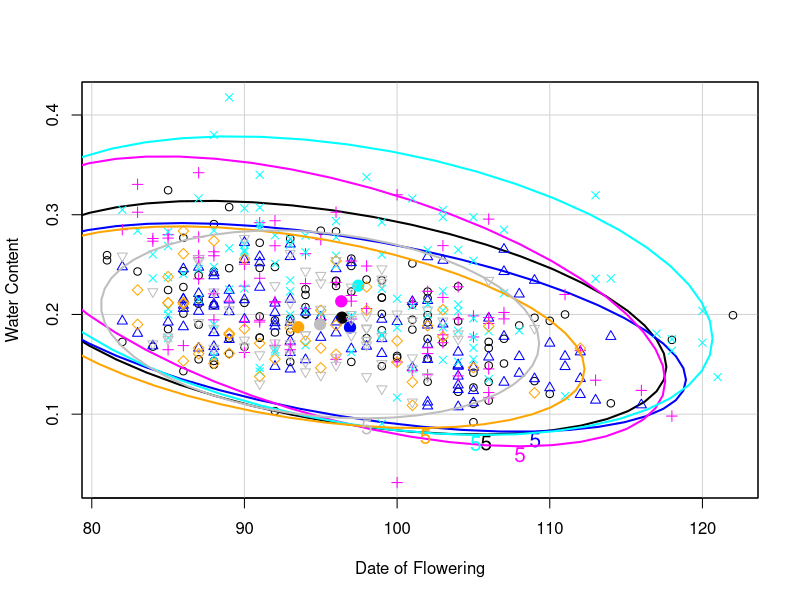
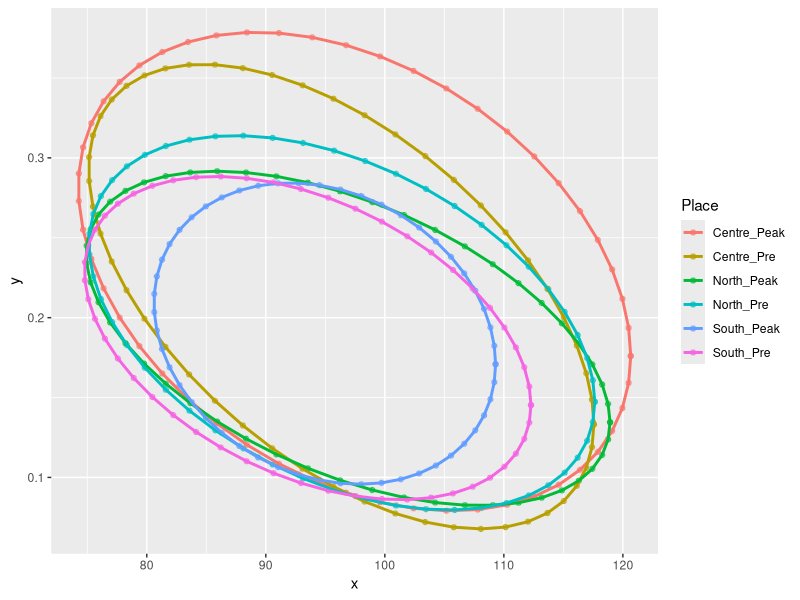
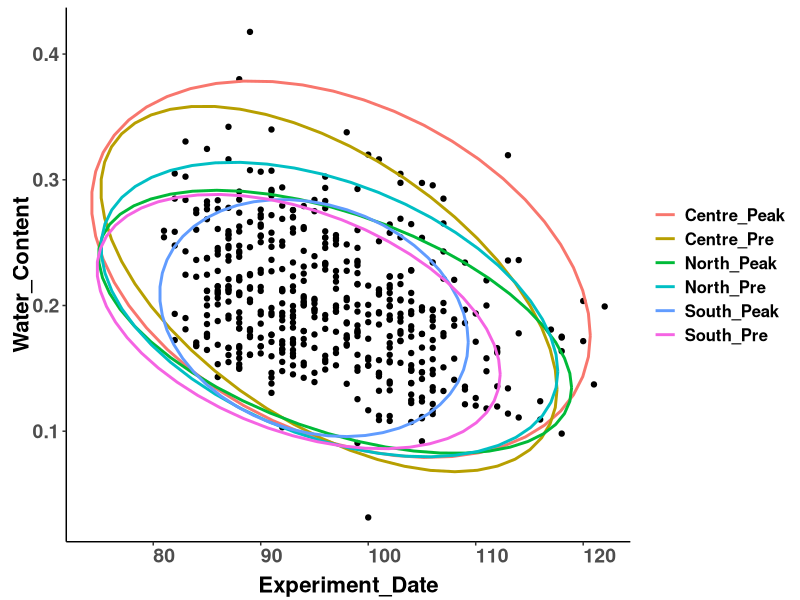
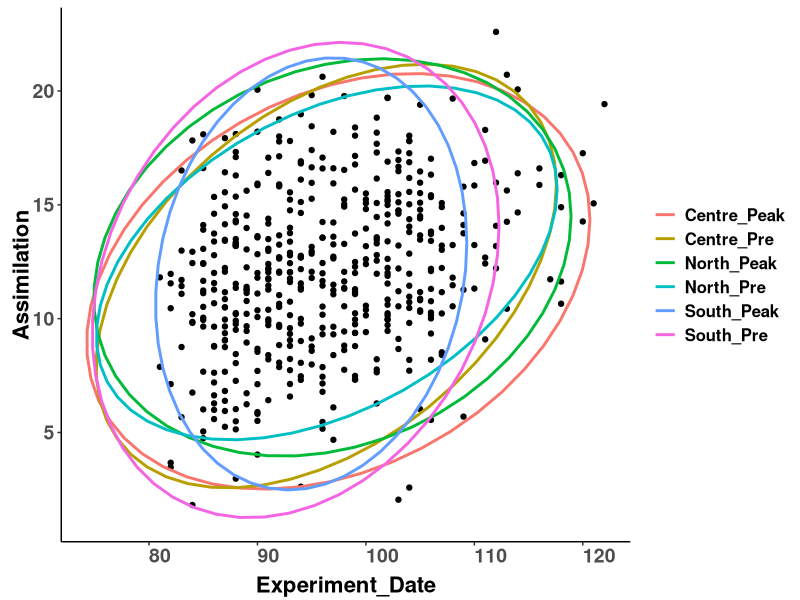
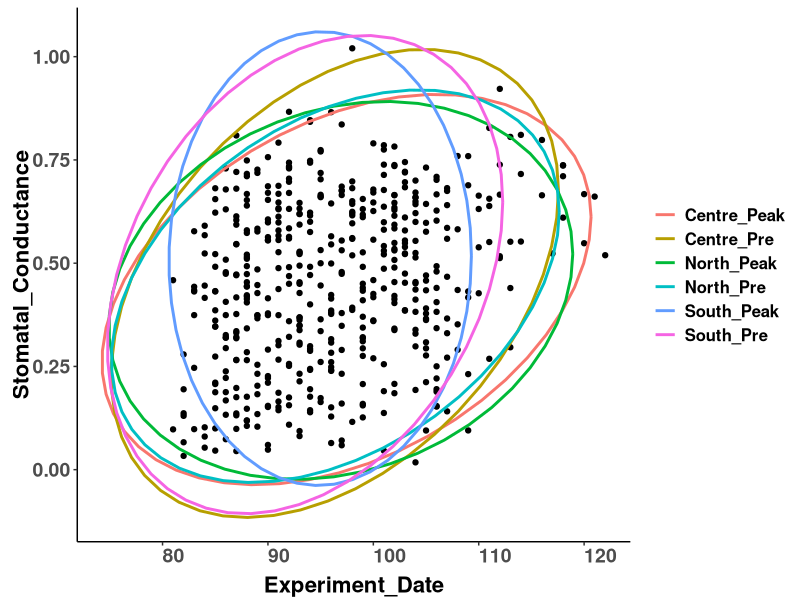
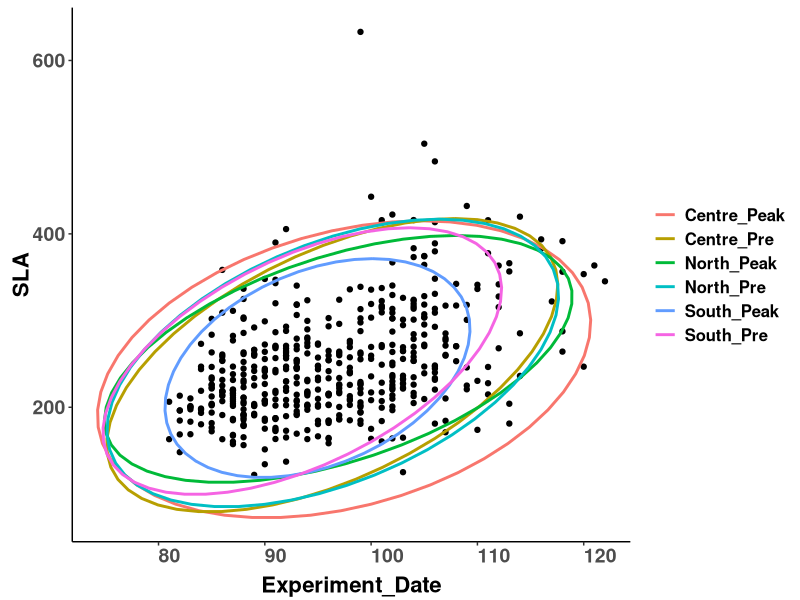
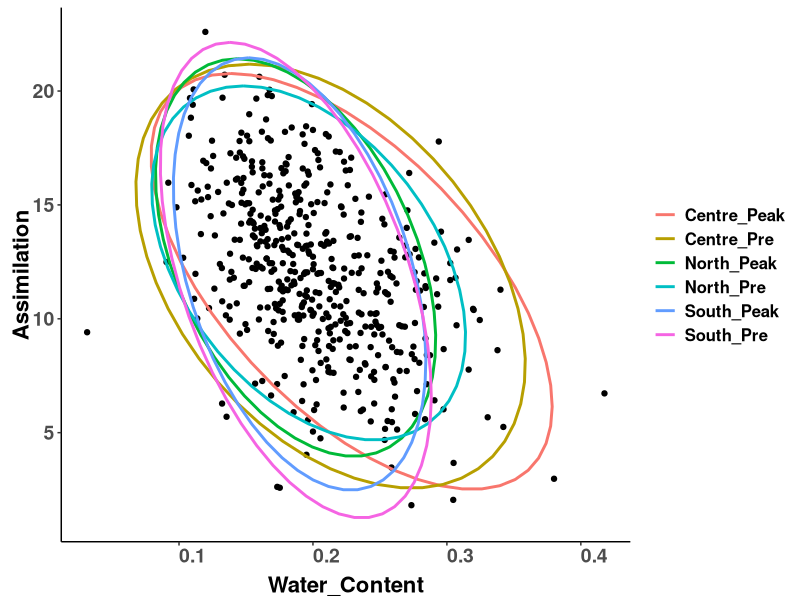
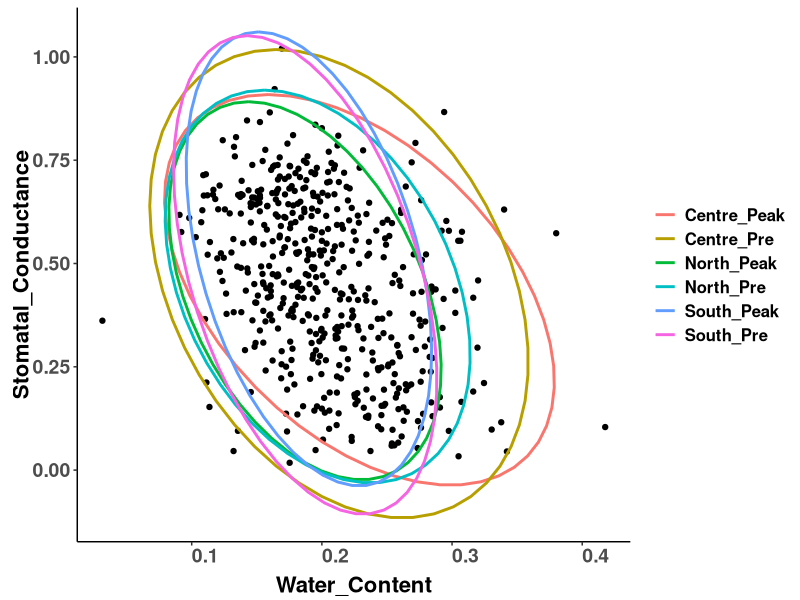

These charts were generated, in order, by the following R code:
##### visualization of the raw data pairwise scatterplots 
#read in packages
library(tidyverse)
library(ggplot2)
library(ggforce)
# Read in data
all <- read.csv("Data/all.csv")
place <- read.csv("Data/placements.csv")
all <- all %>% mutate(Region.period = paste(Region, Period, sep="_")) #Make Region.period variable
str(all)
all <- mutate_if(all, is.character, stringr::str_replace_all, pattern = "1.North_Pre", replacement = "1")
all <- mutate_if(all, is.character, stringr::str_replace_all, pattern = "1.North_Peak", replacement = "2")
all <- mutate_if(all, is.character, stringr::str_replace_all, pattern = "2.Center_Pre", replacement = "3")
all <- mutate_if(all, is.character, stringr::str_replace_all, pattern = "2.Center_Peak", replacement = "4")
all <- mutate_if(all, is.character, stringr::str_replace_all, pattern = "3.South_Pre", replacement = "5")
all <- mutate_if(all, is.character, stringr::str_replace_all, pattern = "3.South_Peak", replacement = "6")
all$Region.period <- as.factor(all$Region.period)

library(car)
elli <- dataEllipse(all$Experiment_Date, all$Water_Content, all$Region.period, group.labels=all$Region.period,
            weights, log="", levels=0.95, center.pch=19, 
            center.cex=1.5, draw=TRUE, segments=51, 
            robust=FALSE, xlab="Date of Flowering", ylab="Water Content", 
            lwd=2, fill=FALSE, fill.alpha=0.3, grid=TRUE, id=FALSE) 

df <- data.frame(rbind(elli$'1', elli$'2', elli$`3`, elli$`4`, elli$`5`, elli$`6`))

df <- cbind(df, place)

#drawing
library(ggplot2)
p <- ggplot(data=df, aes(x=x, y=y,colour=Place)) + geom_point(size=1.5, alpha=.6) +
  geom_path(data=df, aes(x=x, y=y,colour=Place), size=1)
p
### DF by WC
df.wc <- ggplot(all, aes(Experiment_Date,Water_Content))+
  geom_point() +
  #stat_ellipse(aes(x=Experiment_Date, y=Water_Content,color=Region.period),type = "norm") +
  theme_classic() +  
  geom_path(data=df, aes(x=x, y=y,colour=Place), size=1) +
  theme(legend.title = element_blank(),
        legend.text = element_text(size = 12, face = "bold"),
        axis.text.x = element_text(size=14, face="bold", angle=0,hjust=0),
        axis.text.y = element_text(size=14,face="bold"),
        axis.title.x = element_text(color="black", size=16, vjust = 0, face="bold"),
        axis.title.y = element_text(color="black", size=16,vjust = 0, face="bold"))
df.wc 

#### DF by Ass
elli2 <- dataEllipse(all$Experiment_Date, all$Assimilation, all$Region.period, group.labels=all$Region.period,
                    weights, log="", levels=0.95, center.pch=19, 
                    center.cex=1.5, draw=FALSE, segments=51, 
                    robust=FALSE, xlab="Date of Flowering", ylab="Assimilation", 
                    lwd=2, fill=FALSE, fill.alpha=0.3, grid=TRUE, id=FALSE) 

df2 <- data.frame(rbind(elli2$'1', elli2$'2', elli2$`3`, elli2$`4`, elli2$`5`, elli2$`6`))

df2 <- cbind(df2, place)

df.ass <- ggplot(all, aes(Experiment_Date,Assimilation))+
  geom_point() +
  theme_classic() +  
  geom_path(data=df2, aes(x=x, y=y,colour=Place), size=1) +
  theme(legend.title = element_blank(),
        legend.text = element_text(size = 12, face = "bold"),
        axis.text.x = element_text(size=14, face="bold", angle=0,hjust=0),
        axis.text.y = element_text(size=14,face="bold"),
        axis.title.x = element_text(color="black", size=16, vjust = 0, face="bold"),
        axis.title.y = element_text(color="black", size=16,vjust = 0, face="bold"))
df.ass 

#### DF by gs
elli3 <- dataEllipse(all$Experiment_Date, all$Stomatal_Conductance, all$Region.period, group.labels=all$Region.period,
                     weights, log="", levels=0.95, center.pch=19, 
                     center.cex=1.5, draw=FALSE, segments=51, 
                     robust=FALSE, xlab="Date of Flowering", ylab="Stomatal Conductance", 
                     lwd=2, fill=FALSE, fill.alpha=0.3, grid=TRUE, id=FALSE) 

df3 <- data.frame(rbind(elli3$'1', elli3$'2', elli3$`3`, elli3$`4`, elli3$`5`, elli3$`6`))

df3 <- cbind(df3, place)

df.gs <- ggplot(all, aes(Experiment_Date,Stomatal_Conductance))+
  geom_point() +
  theme_classic() +  
  geom_path(data=df3, aes(x=x, y=y,colour=Place), size=1) +
  theme(legend.title = element_blank(),
        legend.text = element_text(size = 12, face = "bold"),
        axis.text.x = element_text(size=14, face="bold", angle=0,hjust=0),
        axis.text.y = element_text(size=14,face="bold"),
        axis.title.x = element_text(color="black", size=16, vjust = 0, face="bold"),
        axis.title.y = element_text(color="black", size=16,vjust = 0, face="bold"))
df.gs 

#### DF by SLA
elli4 <- dataEllipse(all$Experiment_Date, all$SLA, all$Region.period, group.labels=all$Region.period,
                     weights, log="", levels=0.95, center.pch=19, 
                     center.cex=1.5, draw=FALSE, segments=51, 
                     robust=FALSE, xlab="Date of Flowering", ylab="SLA", 
                     lwd=2, fill=FALSE, fill.alpha=0.3, grid=TRUE, id=FALSE) 

df4 <- data.frame(rbind(elli4$'1', elli4$'2', elli4$`3`, elli4$`4`, elli4$`5`, elli4$`6`))

df4 <- cbind(df4, place)

df.sla <- ggplot(all, aes(Experiment_Date,SLA))+
  geom_point() +
  theme_classic() +  
  geom_path(data=df4, aes(x=x, y=y,colour=Place), size=1) +
  theme(legend.title = element_blank(),
        legend.text = element_text(size = 12, face = "bold"),
        axis.text.x = element_text(size=14, face="bold", angle=0,hjust=0),
        axis.text.y = element_text(size=14,face="bold"),
        axis.title.x = element_text(color="black", size=16, vjust = 0, face="bold"),
        axis.title.y = element_text(color="black", size=16,vjust = 0, face="bold"))
df.sla

#### WC by Ass
elli5 <- dataEllipse(all$Water_Content, all$Assimilation, all$Region.period, group.labels=all$Region.period,
                     weights, log="", levels=0.95, center.pch=19, 
                     center.cex=1.5, draw=FALSE, segments=51, 
                     robust=FALSE, xlab="Water Content", ylab="Assimilation", 
                     lwd=2, fill=FALSE, fill.alpha=0.3, grid=TRUE, id=FALSE) 

df5 <- data.frame(rbind(elli5$'1', elli5$'2', elli5$`3`, elli5$`4`, elli5$`5`, elli5$`6`))

df5 <- cbind(df5, place)

wc.ass <- ggplot(all, aes(Water_Content,Assimilation))+
  geom_point() +
  theme_classic() +  
  geom_path(data=df5, aes(x=x, y=y,colour=Place), size=1) +
  theme(legend.title = element_blank(),
        legend.text = element_text(size = 12, face = "bold"),
        axis.text.x = element_text(size=14, face="bold", angle=0,hjust=0),
        axis.text.y = element_text(size=14,face="bold"),
        axis.title.x = element_text(color="black", size=16, vjust = 0, face="bold"),
        axis.title.y = element_text(color="black", size=16,vjust = 0, face="bold"))
wc.ass 

#### WC by gs
elli6 <- dataEllipse(all$Water_Content, all$Stomatal_Conductance, all$Region.period, group.labels=all$Region.period,
                     weights, log="", levels=0.95, center.pch=19, 
                     center.cex=1.5, draw=FALSE, segments=51, 
                     robust=FALSE, xlab="Water Content", ylab="Stomatal Conductance", 
                     lwd=2, fill=FALSE, fill.alpha=0.3, grid=TRUE, id=FALSE) 

df6 <- data.frame(rbind(elli6$'1', elli6$'2', elli6$`3`, elli6$`4`, elli6$`5`, elli6$`6`))

df6 <- cbind(df6, place)

wc.gs <- ggplot(all, aes(Water_Content,Stomatal_Conductance))+
  geom_point() +
  theme_classic() +  
  geom_path(data=df6, aes(x=x, y=y,colour=Place), size=1) +
  theme(legend.title = element_blank(),
        legend.text = element_text(size = 12, face = "bold"),
        axis.text.x = element_text(size=14, face="bold", angle=0,hjust=0),
        axis.text.y = element_text(size=14,face="bold"),
        axis.title.x = element_text(color="black", size=16, vjust = 0, face="bold"),
        axis.title.y = element_text(color="black", size=16,vjust = 0, face="bold"))
wc.gs 

#### WC by SLA
elli7 <- dataEllipse(all$Water_Content, all$SLA, all$Region.period, group.labels=all$Region.period,
                     weights, log="", levels=0.95, center.pch=19, 
                     center.cex=1.5, draw=FALSE, segments=51, 
                     robust=FALSE, xlab="Water Content", ylab="SLA", 
                     lwd=2, fill=FALSE, fill.alpha=0.3, grid=TRUE, id=FALSE) 

df7 <- data.frame(rbind(elli7$'1', elli7$'2', elli7$`3`, elli7$`4`, elli7$`5`, elli7$`6`))

df7 <- cbind(df7, place)

wc.sla <- ggplot(all, aes(Water_Content,SLA))+
  geom_point() +
  theme_classic() +  
  geom_path(data=df7, aes(x=x, y=y,colour=Place), size=1) +
  theme(legend.title = element_blank(),
        legend.text = element_text(size = 12, face = "bold"),
        axis.text.x = element_text(size=14, face="bold", angle=0,hjust=0),
        axis.text.y = element_text(size=14,face="bold"),
        axis.title.x = element_text(color="black", size=16, vjust = 0, face="bold"),
        axis.title.y = element_text(color="black", size=16,vjust = 0, face="bold"))
wc.sla 

#### SLA by Ass
elli9 <- dataEllipse(all$SLA, all$Assimilation, all$Region.period, group.labels=all$Region.period,
                     weights, log="", levels=0.95, center.pch=19, 
                     center.cex=1.5, draw=FALSE, segments=51, 
                     robust=FALSE, xlab="SLA", ylab="Assimilation", 
                     lwd=2, fill=FALSE, fill.alpha=0.3, grid=TRUE, id=FALSE) 

df9 <- data.frame(rbind(elli9$'1', elli9$'2', elli9$`3`, elli9$`4`, elli9$`5`, elli9$`6`))

df9 <- cbind(df9, place)

sla.ass <- ggplot(all, aes(SLA,Assimilation))+
  geom_point() +
  theme_classic() +  
  geom_path(data=df9, aes(x=x, y=y,colour=Place), size=1) +
  theme(legend.title = element_blank(),
        legend.text = element_text(size = 12, face = "bold"),
        axis.text.x = element_text(size=14, face="bold", angle=0,hjust=0),
        axis.text.y = element_text(size=14,face="bold"),
        axis.title.x = element_text(color="black", size=16, vjust = 0, face="bold"),
        axis.title.y = element_text(color="black", size=16,vjust = 0, face="bold"))
sla.ass 


#### gs by sla
elli10 <- dataEllipse(all$Stomatal_Conductance, all$SLA, all$Region.period, group.labels=all$Region.period,
                     weights, log="", levels=0.95, center.pch=19, 
                     center.cex=1.5, draw=FALSE, segments=51, 
                     robust=FALSE, xlab="Stomatal Conductance", ylab="SLA", 
                     lwd=2, fill=FALSE, fill.alpha=0.3, grid=TRUE, id=FALSE) 

df10 <- data.frame(rbind(elli10$'1', elli10$'2', elli10$`3`, elli10$`4`, elli10$`5`, elli10$`6`))

df10 <- cbind(df10, place)

gs.sla <- ggplot(all, aes(Stomatal_Conductance,SLA))+
  geom_point() +
  theme_classic() +  
  geom_path(data=df10, aes(x=x, y=y,colour=Place), size=1) +
  theme(legend.title = element_blank(),
        legend.text = element_text(size = 12, face = "bold"),
        axis.text.x = element_text(size=14, face="bold", angle=0,hjust=0),
        axis.text.y = element_text(size=14,face="bold"),
        axis.title.x = element_text(color="black", size=16, vjust = 0, face="bold"),
        axis.title.y = element_text(color="black", size=16,vjust = 0, face="bold"))
gs.sla 








##### First attempts below

### DF by Assimilation
df.ass <- ggplot(all, aes(Experiment_Date,Assimilation))+
  geom_point() +
  stat_ellipse(aes(x=Experiment_Date, y=Assimilation,color=Region.period),type = "norm") +
  # scale_color_manual(values= c("1.North"="#3399FF", "2.Center"="#FFCC00", "3.South"="#FF3333")) +
  theme_classic() +  
  theme(legend.title = element_blank(),
        legend.text = element_text(size = 12, face = "bold"),
        axis.text.x = element_text(size=14, face="bold", angle=0,hjust=0),
        axis.text.y = element_text(size=14,face="bold"),
        axis.title.x = element_text(color="black", size=16, vjust = 0, face="bold"),
        axis.title.y = element_text(color="black", size=16,vjust = 0, face="bold"))
df.ass

### DF by gs 
df.gs <- ggplot(all, aes(Experiment_Date,Stomatal_Conductance))+
  geom_point() +
  stat_ellipse(aes(x=Experiment_Date, y=Stomatal_Conductance,color=Region.period),type = "norm") +
  # scale_color_manual(values= c("1.North"="#3399FF", "2.Center"="#FFCC00", "3.South"="#FF3333")) +
  theme_classic() +  
  theme(legend.title = element_blank(),
        legend.text = element_text(size = 12, face = "bold"),
        axis.text.x = element_text(size=14, face="bold", angle=0,hjust=0),
        axis.text.y = element_text(size=14,face="bold"),
        axis.title.x = element_text(color="black", size=16, vjust = 0, face="bold"),
        axis.title.y = element_text(color="black", size=16,vjust = 0, face="bold"))
df.gs

### DF by SLA
df.sla <- ggplot(all, aes(Experiment_Date,SLA))+
  geom_point() +
  stat_ellipse(aes(x=Experiment_Date, y=SLA,color=Region.period),type = "norm") +
  # scale_color_manual(values= c("1.North"="#3399FF", "2.Center"="#FFCC00", "3.South"="#FF3333")) +
  theme_classic() +  
  theme(legend.title = element_blank(),
        legend.text = element_text(size = 12, face = "bold"),
        axis.text.x = element_text(size=14, face="bold", angle=0,hjust=0),
        axis.text.y = element_text(size=14,face="bold"),
        axis.title.x = element_text(color="black", size=16, vjust = 0, face="bold"),
        axis.title.y = element_text(color="black", size=16,vjust = 0, face="bold"))
df.sla

### WC by Assimilation
ass.wc <- ggplot(all, aes(Assimilation,Water_Content))+
  geom_point() +
  stat_ellipse(aes(x=Assimilation, y=Water_Content,color=Region.period),type = "norm") +
  # scale_color_manual(values= c("1.North"="#3399FF", "2.Center"="#FFCC00", "3.South"="#FF3333")) +
  theme_classic() +  
  theme(legend.title = element_blank(),
        legend.text = element_text(size = 12, face = "bold"),
        axis.text.x = element_text(size=14, face="bold", angle=0,hjust=0),
        axis.text.y = element_text(size=14,face="bold"),
        axis.title.x = element_text(color="black", size=16, vjust = 0, face="bold"),
        axis.title.y = element_text(color="black", size=16,vjust = 0, face="bold"))
ass.wc
### WC by gs
gs.wc <- ggplot(all, aes(Stomatal_Conductance,Water_Content))+
  geom_point() +
  stat_ellipse(aes(x=Stomatal_Conductance, y=Water_Content,color=Region.period),type = "norm") +
  # scale_color_manual(values= c("1.North"="#3399FF", "2.Center"="#FFCC00", "3.South"="#FF3333")) +
  theme_classic() +  
  theme(legend.title = element_blank(),
        legend.text = element_text(size = 12, face = "bold"),
        axis.text.x = element_text(size=14, face="bold", angle=0,hjust=0),
        axis.text.y = element_text(size=14,face="bold"),
        axis.title.x = element_text(color="black", size=16, vjust = 0, face="bold"),
        axis.title.y = element_text(color="black", size=16,vjust = 0, face="bold"))
gs.wc

### WC by SLA
SLA.wc <- ggplot(all, aes(SLA,Water_Content))+
  geom_point() +
  stat_ellipse(aes(x=SLA, y=Water_Content,color=Region.period),type = "norm") +
  # scale_color_manual(values= c("1.North"="#3399FF", "2.Center"="#FFCC00", "3.South"="#FF3333")) +
  theme_classic() +  
  theme(legend.title = element_blank(),
        legend.text = element_text(size = 12, face = "bold"),
        axis.text.x = element_text(size=14, face="bold", angle=0,hjust=0),
        axis.text.y = element_text(size=14,face="bold"),
        axis.title.x = element_text(color="black", size=16, vjust = 0, face="bold"),
        axis.title.y = element_text(color="black", size=16,vjust = 0, face="bold"))
SLA.wc

### Assimilation by gs
ass.gs <- ggplot(all, aes(Assimilation,Stomatal_Conductance))+
  geom_point() +
  stat_ellipse(aes(x=Assimilation, y=Stomatal_Conductance,color=Region.period),type = "norm") +
  # scale_color_manual(values= c("1.North"="#3399FF", "2.Center"="#FFCC00", "3.South"="#FF3333")) +
  theme_classic() +  
  theme(legend.title = element_blank(),
        legend.text = element_text(size = 12, face = "bold"),
        axis.text.x = element_text(size=14, face="bold", angle=0,hjust=0),
        axis.text.y = element_text(size=14,face="bold"),
        axis.title.x = element_text(color="black", size=16, vjust = 0, face="bold"),
        axis.title.y = element_text(color="black", size=16,vjust = 0, face="bold"))
ass.gs
### Assimilation by SLA
ass.SLA <- ggplot(all, aes(Assimilation,SLA))+
  geom_point() +
  stat_ellipse(aes(x=Assimilation, y=SLA,color=Region.period),type = "norm") +
  # scale_color_manual(values= c("1.North"="#3399FF", "2.Center"="#FFCC00", "3.South"="#FF3333")) +
  theme_classic() +  
  theme(legend.title = element_blank(),
        legend.text = element_text(size = 12, face = "bold"),
        axis.text.x = element_text(size=14, face="bold", angle=0,hjust=0),
        axis.text.y = element_text(size=14,face="bold"),
        axis.title.x = element_text(color="black", size=16, vjust = 0, face="bold"),
        axis.title.y = element_text(color="black", size=16,vjust = 0, face="bold"))
ass.SLA

### gs by SLA 
SLA.gs <- ggplot(all, aes(SLA,Stomatal_Conductance))+
  geom_point() +
  stat_ellipse(aes(x=SLA, y=Stomatal_Conductance,color=Region.period),type = "norm") +
  # scale_color_manual(values= c("1.North"="#3399FF", "2.Center"="#FFCC00", "3.South"="#FF3333")) +
  theme_classic() +  
  theme(legend.title = element_blank(),
        legend.text = element_text(size = 12, face = "bold"),
        axis.text.x = element_text(size=14, face="bold", angle=0,hjust=0),
        axis.text.y = element_text(size=14,face="bold"),
        axis.title.x = element_text(color="black", size=16, vjust = 0, face="bold"),
        axis.title.y = element_text(color="black", size=16,vjust = 0, face="bold"))
SLA.gs
